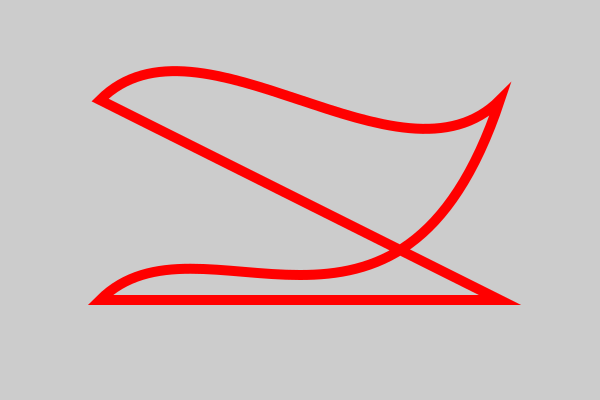

Source code (Python):
import cairo

# Set up pycairo
surface = cairo. ImageSurface (cairo.FORMAT_RGB24, 600, 400)
ctx = cairo.Context(surface)
ctx.set_source_rgb(0.8, 0.8, 0.8)
ctx.paint()

# Bezier curve
ctx.move_to(100, 100)
ctx.curve_to(200, 0, 400, 200, 500, 100) 
ctx.curve_to (400, 400, 200, 200, 100, 300)
ctx.line_to(500, 300)
ctx.close_path()
ctx.set_source_rgb(1, 0, 0)
ctx.set_line_width(10)
ctx.stroke()

surface.write_to_png("bezier.png")
